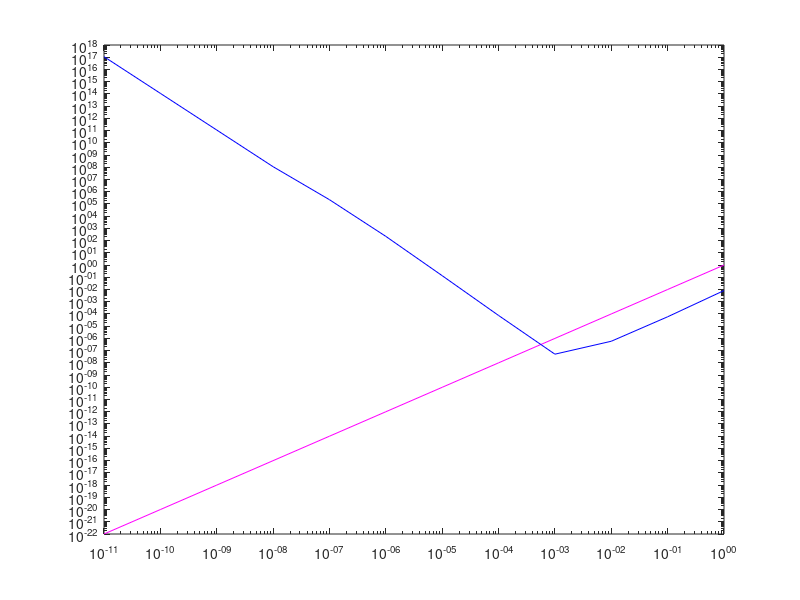

Write MATLAB code to recreate this figure.
f=@(x)x.^(1/2);
f3a=@(x) (3/8).*x.^-(5/2);
format long
h=[0 0 0 0 0 0 0 0 0 0 0 0 0];
h(1)=1;
for k=2:12
   h(k)= h(k-1)/10; 
end
h=h';
x0=3;
f3=@(z)((-2.*(f(x0+z)-f(x0-z))+f(x0+(2.*z))-f(x0-(2.*z)))./(2.*(z.^3)));

figure(1);
loglog(h,h.^2,'m-')
hold on;
loglog(h,abs(f3a(x0)-f3(h)),'b-')